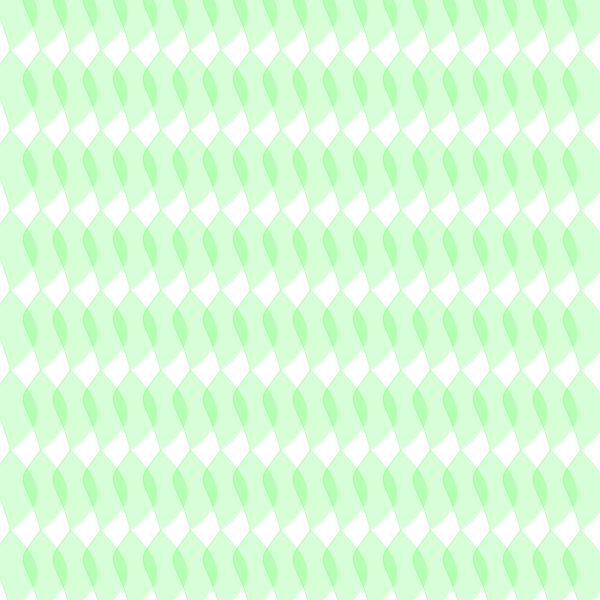
Frame 1 (no input)
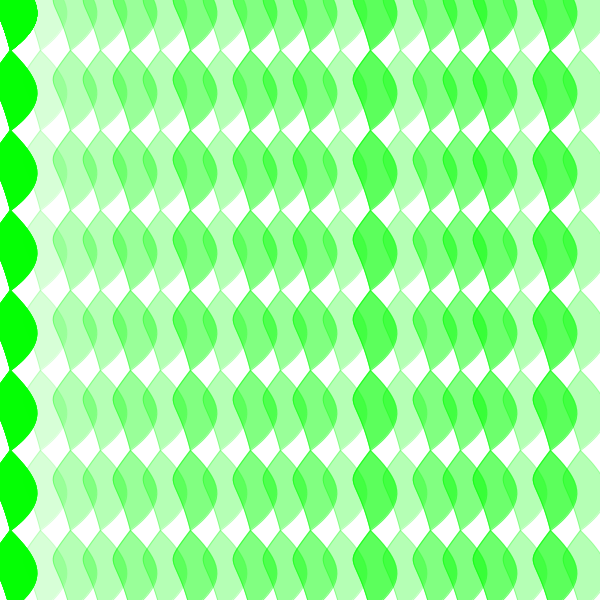
Frame 60 (the mouse pressed at the canvas centre just before this capture)
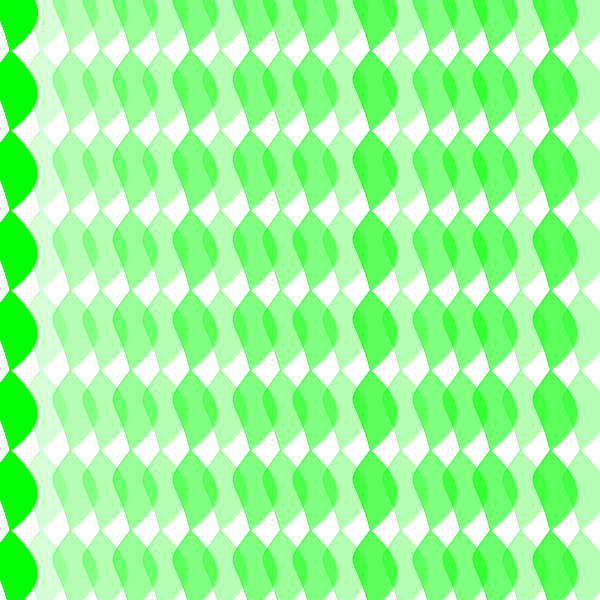
Frame 120 (the mouse held since frame 60 and released just before this capture)

The Processing sketch that drew these frames (run headless with seeded random() and noise(); from frame 60 on, the mouse is pressed at the canvas centre):

// Processing sketch: processing_173354
// ── processing_173354.pde

void setup() {
  size(600, 600);
  smooth();
  frameRate(5);
  background(255, 30);
}

void draw() {

  println(frameCount);

  for (float i=10; i<=width; i+=30*frameCount) {
    for (float j=-30; j<=height; j+=80) {

      ivy_green(i, j);

      if (frameCount>=25) {
        break;
      }
    }
  }
}


void ivy_green(float Lx, float Ly) {
  stroke(0, 255, 0, 40);
  fill(0, 255, 0, 40);
  beginShape();
  vertex(Lx, Ly);
  bezierVertex(Lx+30, Ly+30, Lx+40, Ly+50, Lx, Ly+80);
  bezierVertex(Lx-15, Ly+20, Lx-30, Ly+40, Lx, Ly);
  endShape();
}
